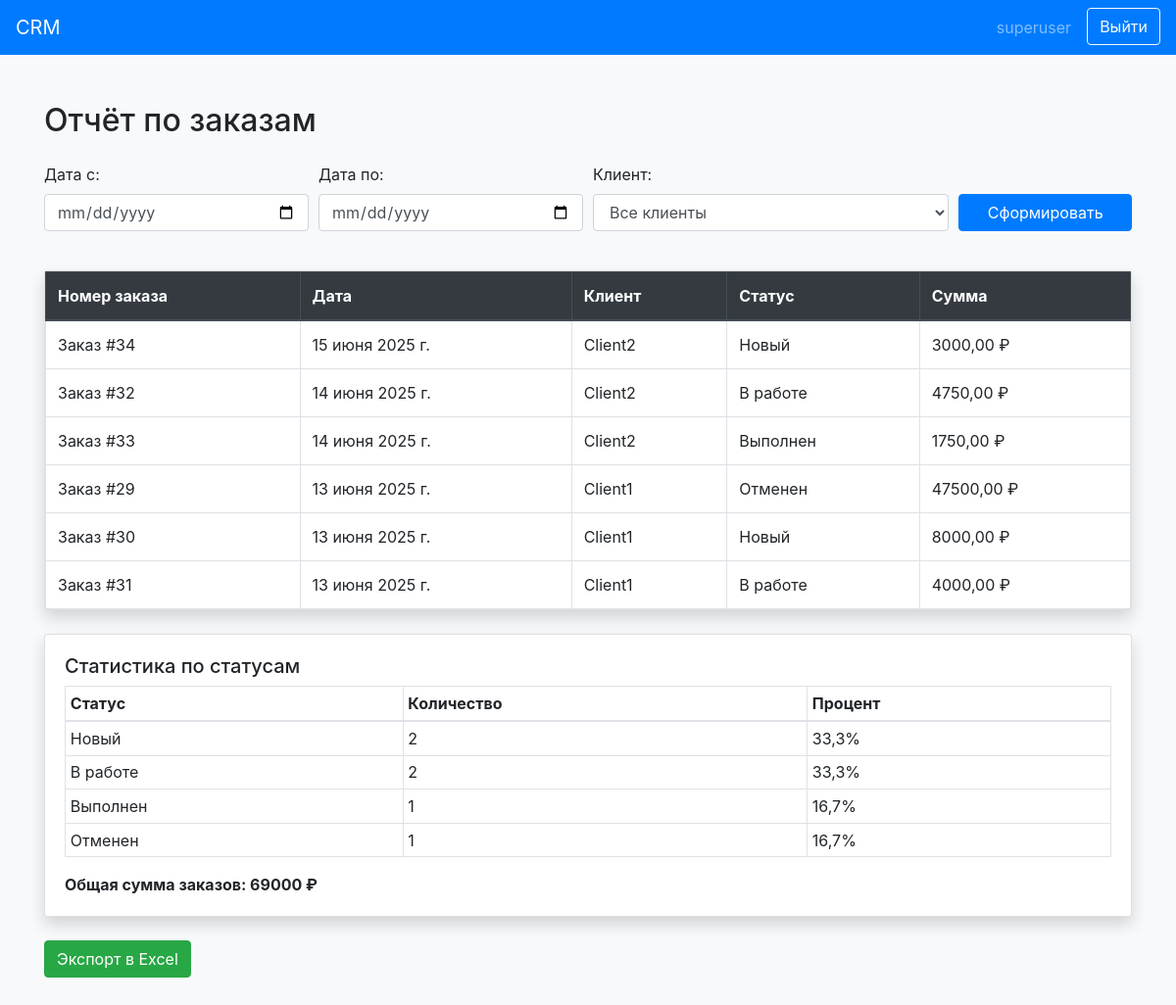
/core/admin/core/order/report/ (signed in), run on an earlier commit of the app's database.
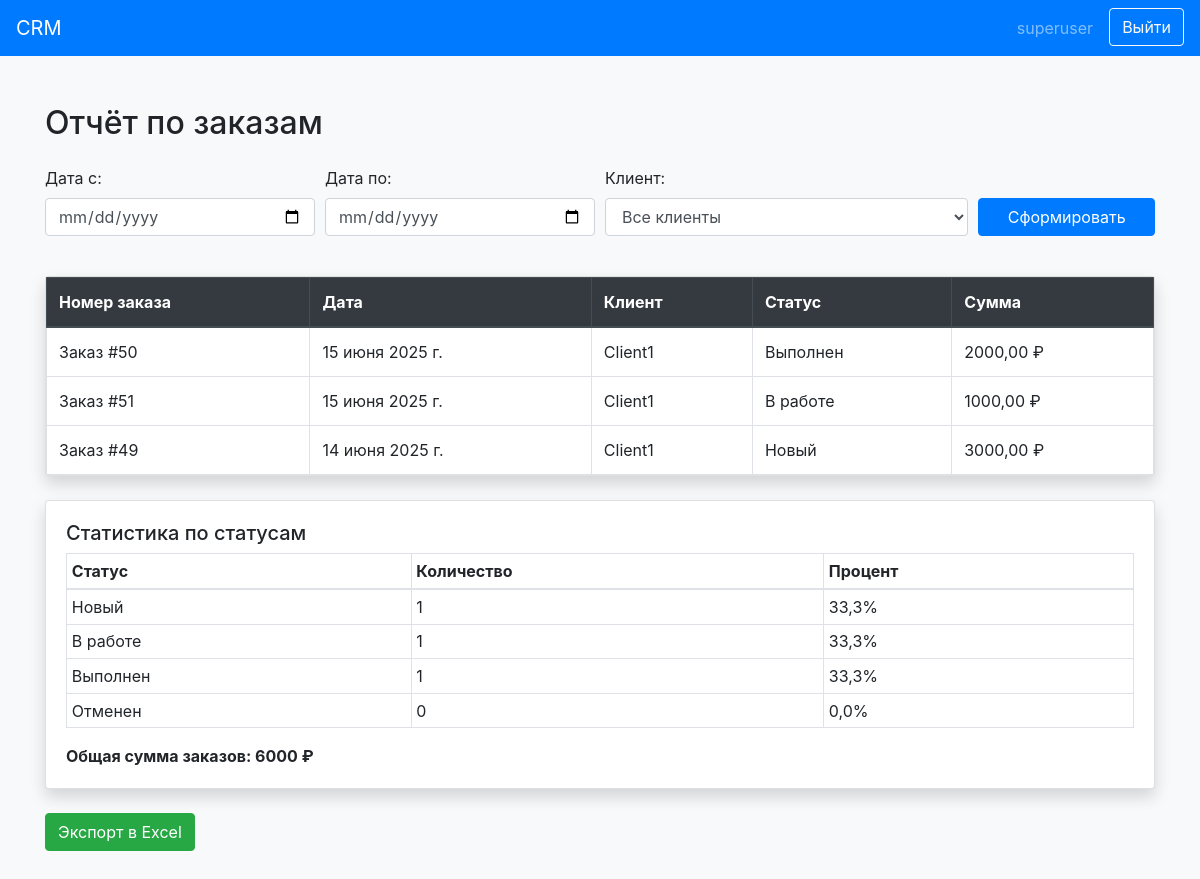
And on a later commit of the database.
### core/models.py (models this page shows, shortened)
class Order(models.Model):
    STATUS_CHOICES = [
        ('new', 'Новый'),
        ('in_progress', 'В работе'),
        ('completed', 'Выполнен'),
        ('cancelled', 'Отменен'),
    ]
    id = models.AutoField(primary_key=True, verbose_name="Номер заказа")
    client = models.ForeignKey(Client, on_delete=models.PROTECT, verbose_name="Клиент")
    date = models.DateField(verbose_name="Дата заказа")
    status = models.CharField(max_length=20, choices=STATUS_CHOICES, default='new', verbose_name="Статус")
    total_amount = models.DecimalField(max_digits=10, decimal_places=2, default=0, verbose_name="Итоговая сумма", editable=False)
    created_by = models.ForeignKey(User, on_delete=models.PROTECT, verbose_name="Менеджер")
    created_at = models.DateTimeField(auto_now_add=True, verbose_name="Дата создания")
    updated_at = models.DateTimeField(auto_now=True, verbose_name="Дата обновления")
    class Meta:
        verbose_name = "Заказ"
        verbose_name_plural = "Заказы"
        ordering = ['-date', '-created_at']

class Client(models.Model):
    name = models.CharField(max_length=200, verbose_name='Имя')
    email = models.EmailField(verbose_name='Email')
    phone = models.CharField(max_length=20, verbose_name='Телефон')
    address = models.TextField(verbose_name='Адрес', blank=True)
    notes = models.TextField(verbose_name='Заметки', blank=True)
    created_at = models.DateTimeField(auto_now_add=True, verbose_name='Дата создания')
    updated_at = models.DateTimeField(auto_now=True, verbose_name='Дата обновления')
    class Meta:
        verbose_name = 'Клиент'
        verbose_name_plural = 'Клиенты'

### core/views.py (the view)
# urls.py: path('admin/core/order/report/', views.order_report, name='order_report'),
@login_required
def order_report(request):
    date_from = request.GET.get('date_from')
    date_to = request.GET.get('date_to')
    client_id = request.GET.get('client')
    orders = Order.objects.all()
    if date_from:
        orders = orders.filter(date__gte=date_from)
    if date_to:
        orders = orders.filter(date__lte=date_to)
    if client_id:
        orders = orders.filter(client_id=client_id)
    total_orders = orders.count()
    status_stats = []
    if total_orders > 0:
        for status, status_display in Order.STATUS_CHOICES:
            count = orders.filter(status=status).count()
            percent = round((count / total_orders) * 100, 1)
            status_stats.append((status_display, count, percent))
    total_amount = orders.aggregate(total=Sum('total_amount'))['total'] or 0
    clients = Client.objects.all().order_by('name')
    context = {
        'orders': orders.order_by('-date'),
        'status_stats': status_stats,
        'total_amount': total_amount,
        'clients': clients,
        'date_from': date_from,
        'date_to': date_to,
        'selected_client': client_id,
    }
    return render(request, 'order_report_user.html', context)

### templates/order_report_user.html (shortened to what this page needs)
{% extends 'base.html' %}
{% block content %}
<div class="container py-5">
    <h2 class="mb-4">Отчёт по заказам</h2>
    <form method="get" class="mb-4">
        <div class="form-row">
            <div class="form-group col-md-3">
                <label for="id_date_from">Дата с:</label>
                <input type="date" name="date_from" id="id_date_from" class="form-control" value="{{ date_from|default:'' }}">
            </div>
            <div class="form-group col-md-3">
                <label for="id_date_to">Дата по:</label>
                <input type="date" name="date_to" id="id_date_to" class="form-control" value="{{ date_to|default:'' }}">
            </div>
            <div class="form-group col-md-4">
                <label for="id_client">Клиент:</label>
                <select name="client" id="id_client" class="form-control">
                    <option value="">Все клиенты</option>
                </select>
            </div>
            <div class="form-group col-md-2 d-flex align-items-end">
                <button type="submit" class="btn btn-primary btn-block">Сформировать</button>
            </div>
        </div>
    </form>
    {% if orders %}
    <div class="card shadow mb-4">
        <div class="card-body p-0">
            <table class="table table-bordered mb-0">
                <thead class="thead-dark">
                    <tr>
                        <th>Номер заказа</th>
                        <th>Дата</th>
                        <th>Клиент</th>
                        <th>Статус</th>
                        <th>Сумма</th>
                    </tr>
                </thead>
                <tbody>
                    {% for order in orders %}
                    <tr>
                        <td>Заказ #{{ order.id }}</td>
                        <td>{{ order.date }}</td>
                        <td>{{ order.client.name }}</td>
                        <td>{{ order.get_status_display }}</td>
                        <td>{{ order.total_amount }} ₽</td>
                    </tr>
                    {% endfor %}
                </tbody>
            </table>
        </div>
    </div>
    <div class="card shadow mb-4">
        <div class="card-body">
            <h5>Статистика по статусам</h5>
            <table class="table table-sm table-bordered mb-0">
                <thead>
                    <tr>
                        <th>Статус</th>
                        <th>Количество</th>
                        <th>Процент</th>
                    </tr>
                </thead>
                <tbody>
                    {% for status, count, percent in status_stats %}
                    <tr>
                        <td>{{ status }}</td>
                        <td>{{ count }}</td>
                        <td>{{ percent }}%</td>
                    </tr>
                    {% endfor %}
                </tbody>
            </table>
            <div class="mt-3 font-weight-bold">
                Общая сумма заказов: {{ total_amount }} ₽
            </div>
        </div>
    </div>
    <form method="get" action="/core/order/report/export/">
        <button type="submit" class="btn btn-success">Экспорт в Excel</button>
    </form>
    {% elif request.GET %}
    <div class="alert alert-info mt-4">За выбранный период заказы не найдены.</div>
    {% endif %}
</div>
{% endblock %}

What changed in the data, as far as the page shows it:
removed Order: id "34", date "15 июня 2025 г.", client.name "Client2", status "Новый", total_amount "3000,00"
removed Order: id "32", date "14 июня 2025 г.", client.name "Client2", status "В работе", total_amount "4750,00"
removed Order: id "33", date "14 июня 2025 г.", client.name "Client2", status "Выполнен", total_amount "1750,00"
removed Order: id "29", date "13 июня 2025 г.", client.name "Client1", status "Отменен", total_amount "47500,00"
removed Order: id "30", date "13 июня 2025 г.", client.name "Client1", status "Новый", total_amount "8000,00"
removed Order: id "31", date "13 июня 2025 г.", client.name "Client1", status "В работе", total_amount "4000,00"
added Order: id "50", date "15 июня 2025 г.", client.name "Client1", status "Выполнен", total_amount "2000,00"
added Order: id "51", date "15 июня 2025 г.", client.name "Client1", status "В работе", total_amount "1000,00"
added Order: id "49", date "14 июня 2025 г.", client.name "Client1", status "Новый", total_amount "3000,00"
Also different on the page:
{{ total_amount }}: "69000" → "6000"
new list line: "Новый 1 33,3 %"
new list line: "В работе 1 33,3 %"
new list line: "Выполнен 1 33,3 %"
new list line: "Отменен 0 0,0 %"
list line gone: "Новый 2 33,3 %"
list line gone: "В работе 2 33,3 %"
list line gone: "Выполнен 1 16,7 %"
list line gone: "Отменен 1 16,7 %"
